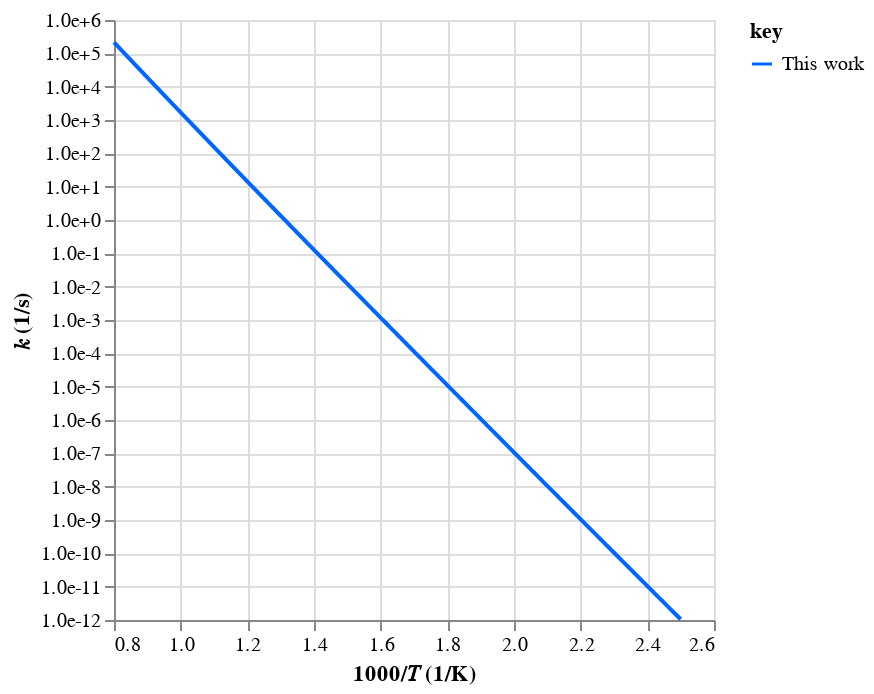
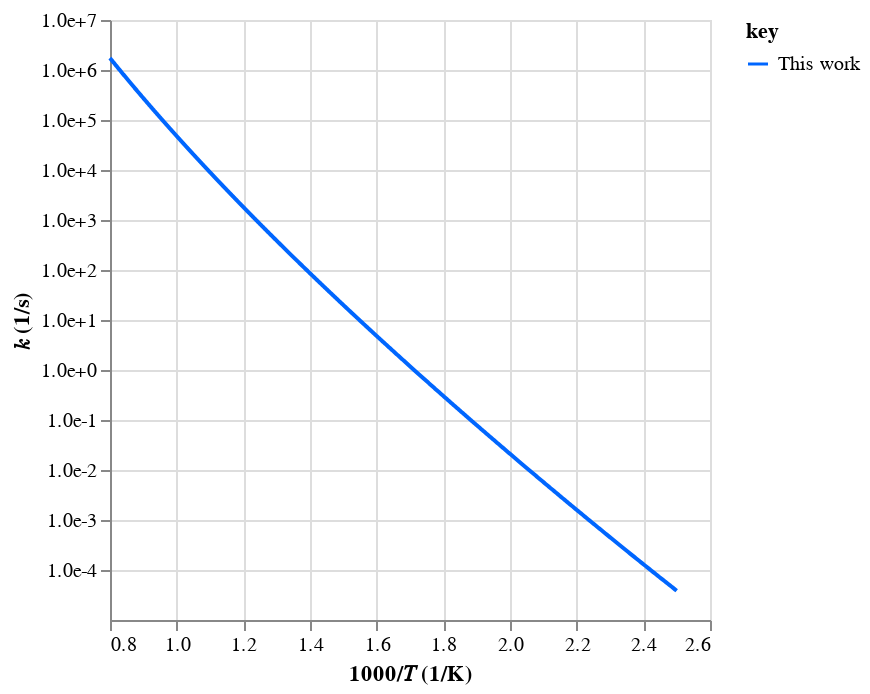
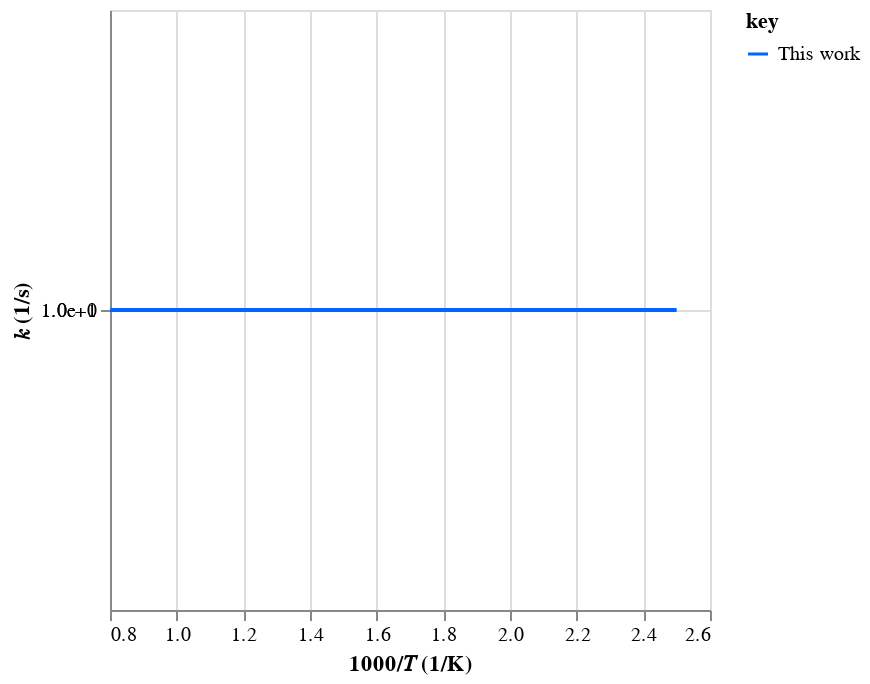

The notebook cell these images were saved under, in order:
### Code cell
# Display species/reaction by ID
# ids_ = ["64: 1", "65: 1", "66: 1", "67: 1", "68: 1", "69: 1", "70: 1", "71: 1"]
ids_ = ["80: 1", "86: 1", "87: 1"]

#   - Read in expanded mechanism
mech_path = p_.stereo_mechanism(tag, ext="json", path=p_.data(root_path))
mech = automech.io.read(mech_path)

rxn_chans = [id_ for id_ in ids_ if ":" in id_]
spc_ids = [id_ for id_ in ids_ if ":" not in id_]

#   - Display the reaction
print("Species:")
automech.display_species(mech, ids=spc_ids)
print("Reactions:")
automech.display_reactions(mech, chans=rxn_chans)

### Figure 1 — Vega-Lite specification as saved in the notebook (floating-point values rounded to 4 significant figures; data arrays with more than 128 entries replaced by an {"elided": "..."} marker saying what was removed)
{"config": {"view": {"continuousWidth": 300, "continuousHeight": 300}}, "data": {"name": "data-a655d6f700fa55027e1bca03966af84d"}, "mark": {"type": "line"}, "encoding": {"color": {"field": "key", "scale": {"domain": ["This work"], "range": ["#0066ff"]}, "type": "nominal"}, "x": {"field": "x", "scale": {"zero": false}, "title": "1000/𝑇 (1/K)", "type": "quantitative"}, "y": {"axis": {"format": ".1e", "values": [1e-12, 1e-11, 1e-10, 1e-09, 1e-08, 1e-07, 1e-06, 1e-05, 0.0001, 0.001, 0.01, 0.1, 1, 10, 100, 1000, 10000, 100000, 1000000]}, "field": "value", "scale": {"type": "log"}, "title": "𝑘 (1/s)", "type": "quantitative"}}, "transform": [{"fold": ["This work"]}], "$schema": "https://vega.github.io/schema/vega-lite/v5.20.1.json", "datasets": {"data-a655d6f700fa55027e1bca03966af84d": {"elided": "1000 records"}}}

### Figure 2 — Vega-Lite specification as saved in the notebook (floating-point values rounded to 4 significant figures; data arrays with more than 128 entries replaced by an {"elided": "..."} marker saying what was removed)
{"config": {"view": {"continuousWidth": 300, "continuousHeight": 300}}, "data": {"name": "data-2df0e010835d9bea1e07661ac4e1fae7"}, "mark": {"type": "line"}, "encoding": {"color": {"field": "key", "scale": {"domain": ["This work"], "range": ["#0066ff"]}, "type": "nominal"}, "x": {"field": "x", "scale": {"zero": false}, "title": "1000/𝑇 (1/K)", "type": "quantitative"}, "y": {"axis": {"format": ".1e", "values": [0.0001, 0.001, 0.01, 0.1, 1, 10, 100, 1000, 10000, 100000, 1000000, 10000000]}, "field": "value", "scale": {"type": "log"}, "title": "𝑘 (1/s)", "type": "quantitative"}}, "transform": [{"fold": ["This work"]}], "$schema": "https://vega.github.io/schema/vega-lite/v5.20.1.json", "datasets": {"data-2df0e010835d9bea1e07661ac4e1fae7": {"elided": "1000 records"}}}

### Figure 3 — Vega-Lite specification as saved in the notebook (floating-point values rounded to 4 significant figures; data arrays with more than 128 entries replaced by an {"elided": "..."} marker saying what was removed)
{"config": {"view": {"continuousWidth": 300, "continuousHeight": 300}}, "data": {"name": "data-0dbfeda12bdac93ae1b7df33e5bd3787"}, "mark": {"type": "line"}, "encoding": {"color": {"field": "key", "scale": {"domain": ["This work"], "range": ["#0066ff"]}, "type": "nominal"}, "x": {"field": "x", "scale": {"zero": false}, "title": "1000/𝑇 (1/K)", "type": "quantitative"}, "y": {"axis": {"format": ".1e", "values": [1, 10]}, "field": "value", "scale": {"type": "log"}, "title": "𝑘 (1/s)", "type": "quantitative"}}, "transform": [{"fold": ["This work"]}], "$schema": "https://vega.github.io/schema/vega-lite/v5.20.1.json", "datasets": {"data-0dbfeda12bdac93ae1b7df33e5bd3787": {"elided": "1000 records"}}}
